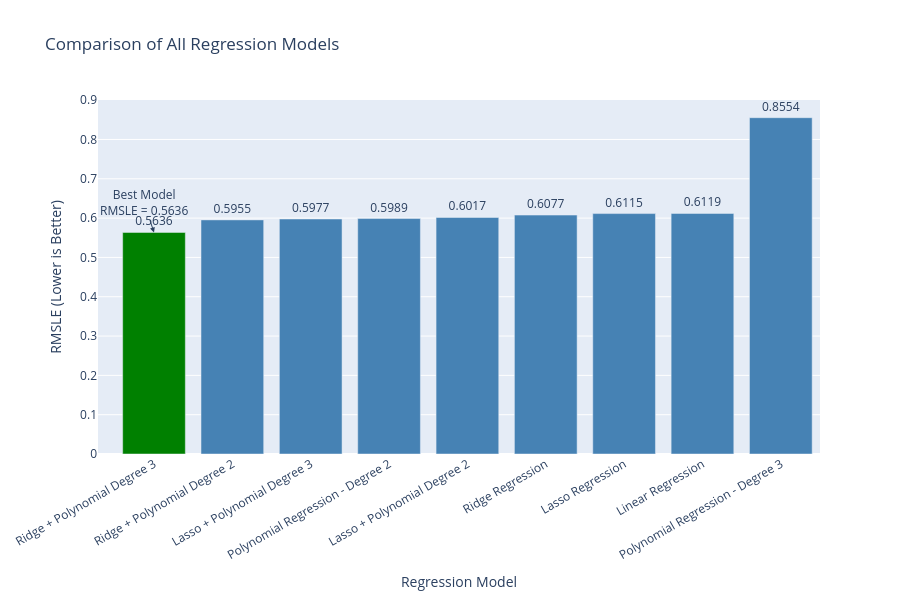

Write notebook code for a chart like this one.
### Code cell
import plotly.graph_objects as go

# Sort models from lowest RMSLE to highest
graph_data = results_table.sort_values('RMSLE').reset_index(drop=True)

# Find the best model
best_model = graph_data.iloc[0]

# Highlight the best model
colors = [
    'green' if model == best_model['Model'] else 'steelblue'
    for model in graph_data['Model']
]

# Create the graph
fig = go.Figure()

fig.add_trace(go.Bar(
    x=graph_data['Model'],
    y=graph_data['RMSLE'],
    marker_color=colors,
    text=graph_data['RMSLE'].round(4),
    textposition='outside',
    customdata=graph_data['Key Observation'],
    hovertemplate=
        '<b>%{x}</b><br>' +
        'RMSLE: %{y:.4f}<br>' +
        'Observation: %{customdata}<extra></extra>'
))

# Add title and labels
fig.update_layout(
    title='Comparison of All Regression Models',
    xaxis_title='Regression Model',
    yaxis_title='RMSLE (Lower is Better)',
    xaxis_tickangle=-30,
    height=600
)

# Mark the best model
fig.add_annotation(
    x=best_model['Model'],
    y=best_model['RMSLE'],
    text=f"Best Model<br>RMSLE = {best_model['RMSLE']:.4f}",
    showarrow=True,
    arrowhead=2
)

fig.show()

### Figure 1 — Plotly figure (JSON) as saved in the notebook; plotly's stock layout.template omitted (floating-point values rounded to 4 significant figures)
{"data": [{"customdata": ["Handles complex nonlinear features while Ridge regularization controls model complexity.", "Combines nonlinear features with Ridge regularization for better stability.", "Handles more complex nonlinear patterns while Lasso controls unnecessary features.", "Captures nonlinear relationships and can improve over simple linear regression.", "Combines nonlinear features with Lasso feature selection and regularization.", "Regularization reduces the effect of large coefficients and helps control overfitting.", "L1 regularization can reduce less important coefficients and simplify the model.", "Provides a simple baseline but cannot capture complex nonlinear relationships.", "Captures stronger nonlinear patterns but has a higher risk of overfitting."], "hovertemplate": "<b>%{x}</b><br>RMSLE: %{y:.4f}<br>Observation: %{customdata}<extra></extra>", "marker": {"color": ["green", "steelblue", "steelblue", "steelblue", "steelblue", "steelblue", "steelblue", "steelblue", "steelblue"]}, "text": [0.5636, 0.5955, 0.5977, 0.5989, 0.6017, 0.6077, 0.6115, 0.6119, 0.8554], "textposition": "outside", "type": "bar", "x": ["Ridge + Polynomial Degree 3", "Ridge + Polynomial Degree 2", "Lasso + Polynomial Degree 3", "Polynomial Regression - Degree 2", "Lasso + Polynomial Degree 2", "Ridge Regression", "Lasso Regression", "Linear Regression", "Polynomial Regression - Degree 3"], "y": [0.5636, 0.5955, 0.5977, 0.5989, 0.6017, 0.6077, 0.6115, 0.6119, 0.8554]}], "layout": {"annotations": [{"arrowhead": 2, "showarrow": true, "text": "Best Model<br>RMSLE = 0.5636", "x": "Ridge + Polynomial Degree 3", "y": 0.5636}], "height": 600, "title": {"text": "Comparison of All Regression Models"}, "xaxis": {"tickangle": -30, "title": {"text": "Regression Model"}}, "yaxis": {"title": {"text": "RMSLE (Lower is Better)"}}}}
